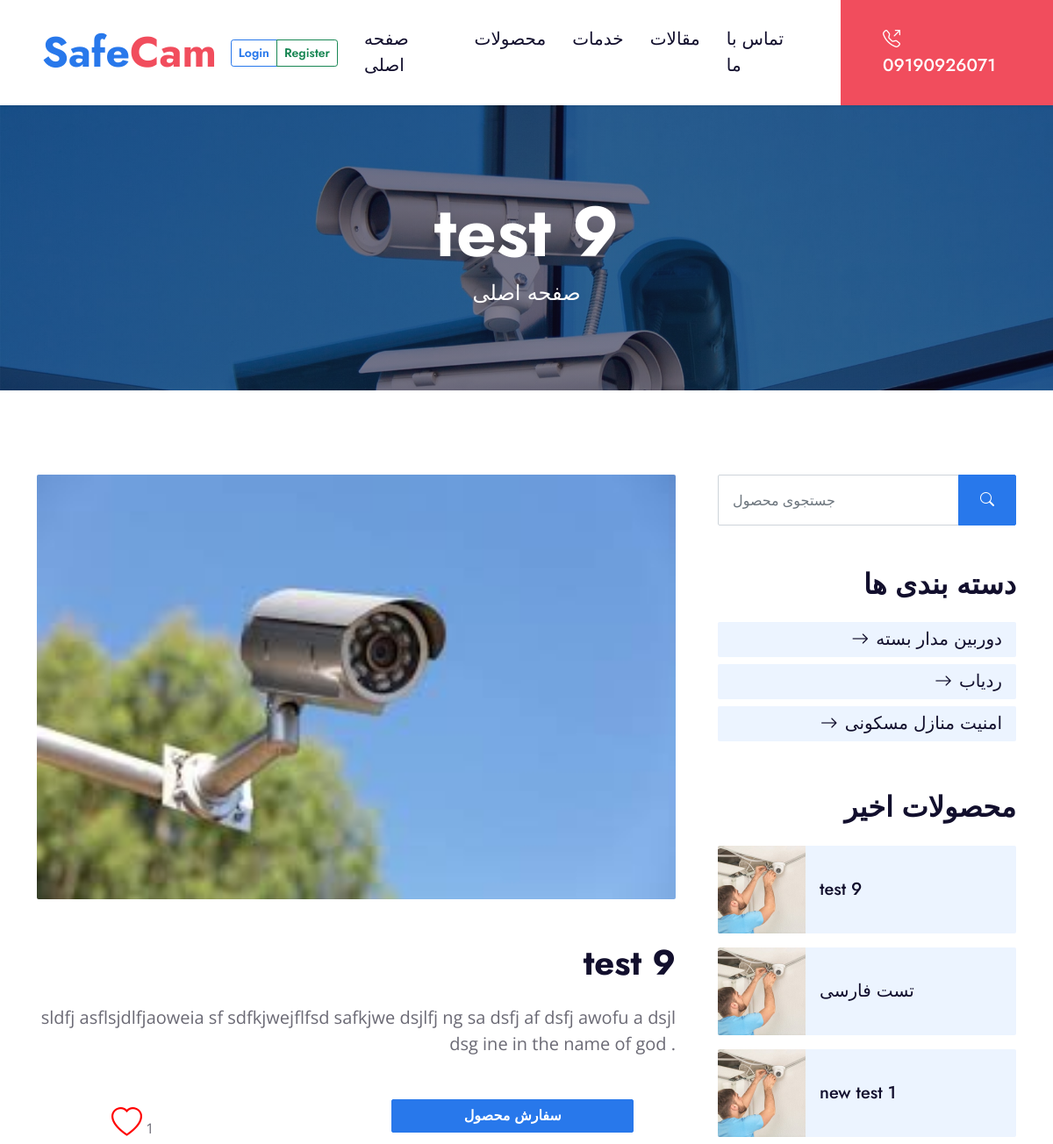
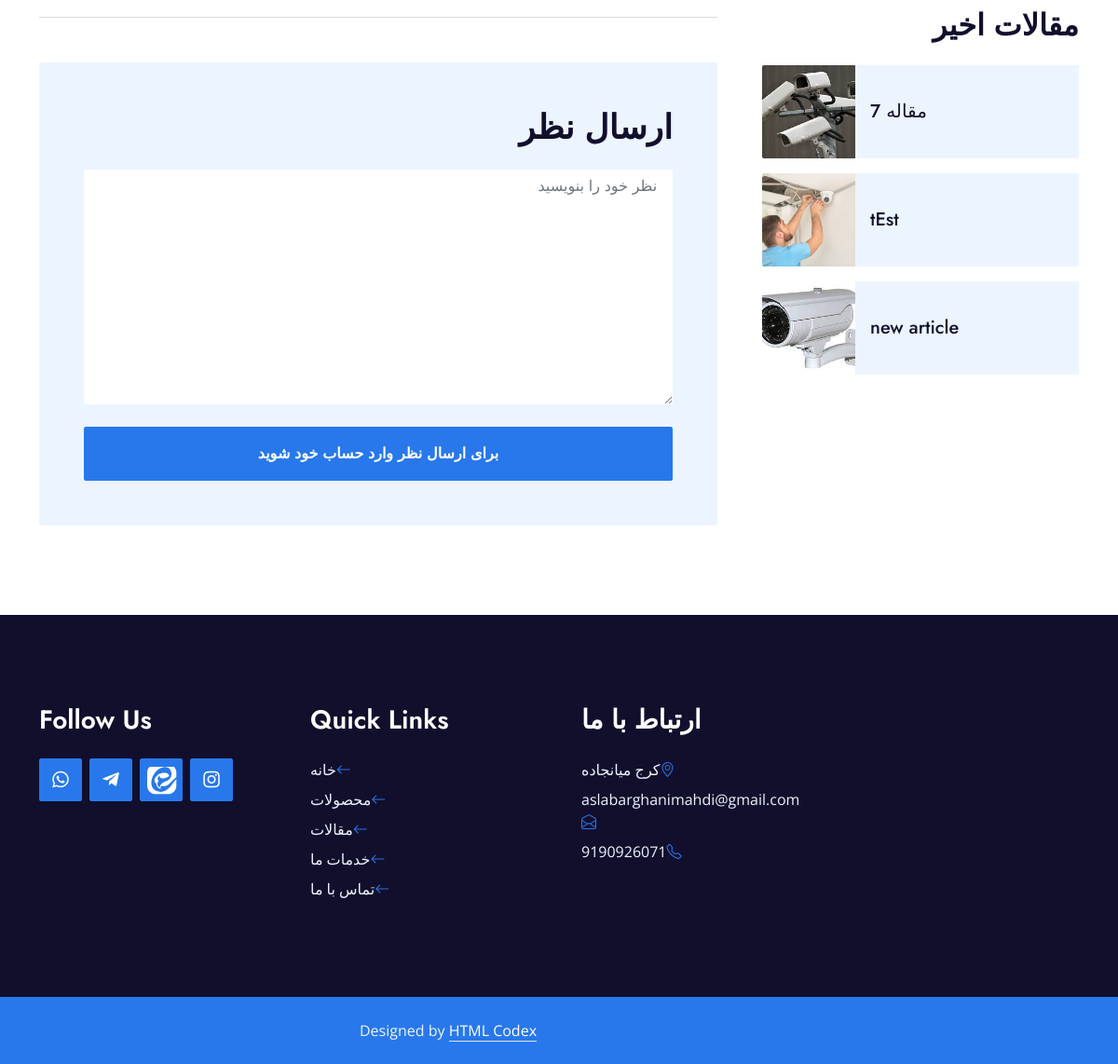
The page /products/detail/10 on the database its author committed (2 pictures, top to bottom).
### home/models.py (models this page shows)
class Footer(models.Model):
    phone_number = models.IntegerField(max_length=11)
    email = models.EmailField(blank=True, null=True)
    address = models.CharField(max_length=700, null=True, blank=True, help_text='میتواند خالی هم باشد ')
    instagram_username= models.CharField(max_length=200, help_text='آدرس دقیق پیج اینستاگرام')
    whatsapp_number = models.IntegerField(help_text='شماره دقیق واتساپ همراه 98 بدون صفر و + ! ')
    telegram_id = models.CharField(max_length=200, help_text='دقیق تلگرام ID ')
    eitaa_id = models.CharField(max_length=200, help_text='ایتا ID ')
    class Meta:
        verbose_name_plural = 'Fotter'

### product_services/models.py (models this page shows, shortened)
class Product(models.Model):
    types = (
        ('camera', 'camera'),
        ('alarm', 'alarm'),
        ('gps', 'gps'),
    )
    title = models.CharField(max_length=100, unique=True)
    type = models.CharField(max_length=20, choices=types, null=True)
    category = models.ManyToManyField(Category, related_name='products')
    preview = models.CharField(max_length=60, help_text='پیش نماش اطلاعات در کارت محصول')
    info = models.TextField(help_text='اطلاعات و توضیحات محصول')
    image = models.ImageField(upload_to='image/product')
    price = models.DecimalField(max_digits=9, decimal_places=0)
    add_time = models.DateField(auto_now_add=True)
    in_stock = models.BooleanField(default=True, help_text="در صورتی که محصول موجود نیست تیک برداشته شود")
    sells = models.IntegerField()
    class Meta:
        ordering = ('-add_time',)
    def get_absolute_url(self):
        return reverse("products:detail", kwargs={'id': self.id})

class Category(models.Model):
    title = models.CharField(max_length=100)

### article/models.py (models this page shows, shortened)
class Article(models.Model):
    title = models.CharField(max_length=100, unique=True)
    auther = models.ForeignKey(User, on_delete=models.SET_NULL, null=True)
    category = models.ManyToManyField(Category)
    body = models.TextField()
    image = models.ImageField(upload_to='image/article', null=True, blank=True)
    add_time = models.DateField(auto_now_add=True)
    class Meta:
        ordering = ('-add_time',)
    def get_absolute_url(self):
        return reverse('article:article_detail', kwargs={'id': self.id})

### product_services/views.py (the view, shortened to what this page needs)
# urls.py: path('detail/<int:id>', views.ProductDetailView.as_view(), name="detail"),
class ProductDetailView(FormMixin, DetailView):
    model = models.Product
    form_class = forms.CommentForm
    template_name = 'product_services/detail.html'
    pk_url_kwarg = 'id'
    def get_context_data(self, **kwargs):
        context = super().get_context_data(**kwargs)
        context['form'] = forms.CommentForm
        context['phone'] = Footer.objects.first().phone_number
        context['categories'] = models.Category.objects.all()
        if self.request.user.is_authenticated:
            if self.request.user.likes.filter(product_id=self.object.id).exists():
                context['is_liked'] = True
            else:
                context['is_liked'] = False
        return context

### product_services/templates/product_services/detail.html (shortened to what this page needs)
{% extends 'base.html' %}
{% load static %}
{% block content %}
    <div class="container-fluid bg-primary p-5 hero-header mb-5">
        <div class="row py-5">
            <div class="col-12 text-center">
                <h1 class="display-1 text-white animated zoomIn">{{ product.title }}</h1>
                <a class="h4 text-white" href={% url 'home_app:home' %}> صفحه اصلی </a>
            </div>
        </div>
    </div>
    <div class="container py-5 wow fadeInUp" data-wow-delay="0.1s" align="right">
        <div class="row g-5">
            <div class="col-lg-8">
                <div class="mb-5">
                    {% if product.image %}
                        <img class="img-fluid w-100 rounded mb-5" src={{ product.image.url }} alt={{ product.title }}>
                    {% else %}
                        <img class="img-fluid w-100 rounded mb-5"
                             src={% static "img/blog-2.jpg" %} alt={{ product.title }}>
                    {% endif %}
                    <h1 class="mb-4">{{ product.title }}</h1>
                    <p class="text-xl">{{ product.info }}</p>
                </div>
                <div class="container">
                    <div class="row justify-content-between">
                        <div class="col-2 ">
                            {% if request.user.is_authenticated %}
                                {% if is_liked %}
                                    <a><i onclick="like({{ product.id }})" id="heart"
                                          style="font-size: 35px; color: red; "
                                          class="bi bi-heart-fill "></i>
                                    </a><span id="count">{{ product.likes.all.count }}</span>
                                {% else %}
                                    <a onclick="like({{ product.id }})"><i id="heart"
                                                                           style="font-size: 35px; color: red; "
                                                                           class="bi bi-heart  "></i>
                                    </a><span id="count">{{ product.likes.all.count }}</span>
                                {% endif %}
                            {% else %}
                                <a href="{% url 'account:register' %}"><i id="heart"
                                                                          style="font-size: 35px; color: red; "
                                                                          class="bi bi-heart  "></i>
                                </a><span id="count">{{ product.likes.all.count }}</span>
                            {% endif %}
                        </div>
                        <div class="col-8  ">
                            <button type="button" class="btn btn-primary col-12 col-md-8" data-bs-toggle="modal"
                                    data-bs-target="#exampleModal">
                                سفارش محصول
                            </button>
                        </div>
                    </div>
                </div>
                <hr>
                <div class="bg-light rounded p-5">
                    <h2 class="mb-4 text-4xl" style="text-align: right ">ارسال نظر</h2>
                    <form method="post">
                        <div class="row g-3">
                            <div class="col-12">
                                {{ form.text }}
                            </div>
                            {% if request.user.is_authenticated %}
                                <div class="col-12">
                                    <button class="btn btn-primary w-100 py-3" type="submit">Leave Your Comment</button>
                                </div>
                            {% else %}
                                <div class="col-12">
                                    <a class="btn btn-primary w-100 py-3" href="{% url "account:register" %}" >برای ارسال نظر وارد حساب خود شوید</a>
                                </div>
                            {% endif %}
                        </div>
                    </form>
                </div>
            </div>
            {% include 'include/sidebar.html' %}
        </div>
    </div>
{% endblock %}

### templates/base.html (shortened to what this page needs)
{% load static %}
<!DOCTYPE html>
<html lang="en">
<head>
    <link href="https://cdnjs.cloudflare.com/ajax/libs/font-awesome/5.10.0/css/all.min.css" rel="stylesheet">
    <link href="https://cdn.jsdelivr.net/npm/bootstrap-icons@1.4.1/font/bootstrap-icons.css" rel="stylesheet">
    <link href="{% static 'lib/flaticon/font/flaticon.css' %}" rel="stylesheet">
    <link href="{% static 'lib/owlcarousel/assets/owl.carousel.min.css' %}" rel="stylesheet">
    <link href="{% static 'lib/animate/animate.min.css' %}" rel="stylesheet">
    <link href="https://unpkg.com/tailwindcss@^1.0/dist/tailwind.min.css" rel="stylesheet">
    <link href="{% static 'css/bootstrap.min.css' %}" rel="stylesheet">
    <link href="{% static 'css/style.css' %}" rel="stylesheet">
</head>
<body>
<nav class="navbar navbar-expand-lg bg-white navbar-light shadow-sm py-3 py-lg-0 px-3 px-lg-0">
    <a href="{% url 'home_app:home' %}" class="navbar-brand ms-lg-5">
        <h1 class="display-5 m-0 text-primary">Safe<span class="text-secondary">Cam</span></h1>
    </a>
    {% if request.user.is_authenticated %}
        <div class="card border-0 bg-transparent">
            <div class="row g-2 align-items-center">
                <div class="col-auto">
                    <img src="{% static 'img/user.png' %}" alt="Profile Picture" class="rounded-circle"
                         style="width: 3rem;">
                </div>
                <div class="col">
                    <h5 class="m-0">{{ request.user.username }}</h5>
                    <a  class="btn btn-danger btn-sm  rounded-xl  " href="{% url "account:logout" %}">Logout</a>
                </div>
            </div>
        </div>
    {% else %}
        <div class="btn-group">
            <a href="{% url 'account:login' %}" class="btn btn-outline-primary btn-sm">Login</a>
            <a href="{% url 'account:register' %}" class="btn btn-outline-success btn-sm">Register</a>
        </div>
    {% endif %}
    <div class="collapse navbar-collapse" id="navbarCollapse">
        <div class="navbar-nav ms-auto py-0">
            <a href="{% url 'home_app:home' %}"
               class="nav-item nav-link {% if request.resolver_match.url_name == 'home' %}active{% endif %}">صفحه
                اصلی</a>
            <a href="{% url 'products:products_list' %}"
               class="nav-item nav-link  {% if request.resolver_match.url_name == 'products_list' %}active{% endif %}">محصولات</a>
            <a href="{% url 'products:service' %}"
               class="nav-item nav-link  {% if request.resolver_match.url_name == 'service' %}active{% endif %}">خدمات</a>
            <a href="{% url 'article:articles_list' %}"
               class="nav-item nav-link  {% if request.resolver_match.url_name == 'articles_list' %}active{% endif %}">مقالات</a>
            <a href="{% url 'contactUs:contact' %}"
               class="nav-item nav-link {% if request.resolver_match.url_name == 'contact' %}active{% endif %}">تماس با
                ما</a>
            {% for i in footer %}
                <a href="tel:+98{{ i.phone_number }}"
                   class="nav-item nav-link nav-contact bg-secondary text-white px-5 ms-lg-5"><i
                        class="bi bi-telephone-outbound me-2"></i>0{{ i.phone_number }}</a>
                </div>
                </div>
                </nav>
                {% block content %}
                {% endblock %}
                <div class="container-fluid bg-dark text-light mt-5 py-5 wow fadeInUp" data-wow-delay="0.1s">
                <div class="container pt-5">
                <div class="row g-5">
                <div class="col-lg-3 col-md-6">
                    <h3 class="text-white mb-4">Follow Us</h3>
                    <div class="d-flex">
                        <a class="btn btn-lg btn-primary btn-lg-square rounded me-2"
                           href="https://wa.me/{{ i.whatsapp_number }}"><i
                                class="fab fa-whatsapp fw-normal"></i></a>
                        <a class="btn btn-lg btn-primary btn-lg-square rounded me-2"
                           href="https://t.me/{{ i.telegram_id }}"><i
                                class="fab fa-telegram-plane fw-normal"></i></a>
                        <a class="btn btn-lg btn-primary btn-lg-square rounded me-2"
                           href="https://eitaa.com/{{ i.eitaa_id }}">
                        </a>
                        <a class="btn btn-lg btn-primary btn-lg-square rounded"
                           href="https://instagram.com/{{ i.instagram_username }}"><i
                                class="fab fa-instagram fw-normal"></i></a>
                    </div>
                </div>
                <div class="col-lg-3 col-md-6">
                    <h3 class="text-white mb-4">Quick Links</h3>
                    <div class="d-flex flex-column justify-content-start">
                        <a class="text-light mb-2" href="{% url 'home_app:home' %}">خانه<i
                                class="bi bi-arrow-left text-primary me-2"></i></a>
                        <a class="text-light mb-2" href="{% url 'products:products_list' %}">محصولات<i
                                class="bi bi-arrow-left text-primary me-2"></i></a>
                        <a class="text-light mb-2" href="{% url 'article:articles_list' %}">مقالات<i
                                class="bi bi-arrow-left text-primary me-2"></i></a>
                        <a class="text-light mb-2" href="{% url 'products:service' %}">خدمات ما<i
                                class="bi bi-arrow-left text-primary me-2"></i></a>
                        <a class="text-light mb-2" href="">تماس با ما<i
                                class="bi bi-arrow-left text-primary me-2"></i></a>
                    </div>
                </div>
                <div class="col-lg-3 col-md-6">
                    <h3 class="text-white mb-4">ارتباط با ما</h3>
                    {% if i.address %}
                        <p class="mb-2">{{ i.address }}<i class="bi bi-geo-alt text-primary me-2"></i>
                        </p>{% endif %}
                    <p class="mb-2">{{ i.email }}<i class="bi bi-envelope-open text-primary me-2"></i></p>
                    <p class="mb-0">{{ i.phone_number }}<i class="bi bi-telephone text-primary me-2"></i></p>
                </div>
            {% endfor %}
            </div>
            </div>
            </div>
<div class="container-fluid bg-primary text-light py-4">
    <div class="container">
        <div class="row g-5">
            <div class="col-md-6 text-center text-md-end">
                <p class="mb-0">Designed by <a class="text-white border-bottom" href="https://htmlcodex.com">HTML
                    Codex</a></p>
            </div>
        </div>
    </div>
</div>
</body>
</html>

### templates/include/sidebar.html
{% load static %}
<div class="col-lg-4">
    <div class="mb-5">
        <form method="get" action="{% url 'products:search' %}">
            <div class="input-group">
                <input type="text" class="form-control p-3" placeholder="جستجوی محصول " name="search">
                <button class="btn btn-primary px-4"><i class="bi bi-search"></i></button>
            </div>
        </form>
    </div>
    <div class="mb-5">
        <h2 class="mb-4">دسته بندی ها</h2>
        <div class="d-flex flex-column justify-content-start">
            {% for category in all_categories_c %}
                <a class="h5 bg-light rounded py-2 px-3 mb-2" href="{% url 'products:category_list' category.id %}"><i
                        class="bi bi-arrow-right me-2"></i>{{ category.title }}</a>
            {% endfor %}
        </div>
    </div>
    <div class="mb-5">
        <h2 class="mb-4">محصولات اخیر</h2>
        {% for product in recent_products_c %}
            <div class="d-flex rounded overflow-hidden mb-3">
                <img class="img-fluid" src="{% static 'img/blog-1.jpg' %}"
                     style="width: 100px; height: 100px; object-fit: cover;" alt="">
                <a href="{{ product.get_absolute_url }}"
                   class="h5 d-flex align-items-center bg-light px-3 mb-0 w-75">{{ product.title }}
                </a>
            </div>
        {% endfor %}
        <h2 class="mb-4">مقالات اخیر</h2>
        {% for article in recent_articles_c %}
            <div class="d-flex rounded overflow-hidden mb-3">
                {% if article.image %}
                    <img class="img-fluid" src="{{ article.image.url }}"
                         style="width: 100px; height: 100px; object-fit: cover;" alt="">
                {% else %}
                    <img class="img-fluid" src="{% static 'img/blog-1.jpg' %}"
                         style="width: 100px; height: 100px; object-fit: cover;" alt="">
                {% endif %}
                <a href="{{ article.get_absolute_url }}"
                   class="h5 d-flex align-items-center bg-light px-3 mb-0 w-75">{{ article.title }}
                </a>
            </div>
        {% endfor %}
    </div>
</div>

### rows shown on the page
Footer: phone_number "9190926071", image (picture), address "کرج میانجاده", email "aslabarghanimahdi@gmail.com"
Product: title "test 9", info "sldfj asflsjdlfjaoweia sf sdfkjwejflfsd safkjwe dsjlfj ng sa dsfj af dsfj awofu a dsjl dsg ine in the name of god .", likes.all.count "1"
Category: title "دوربین مدار بسته"
Category: title "ردیاب"
Category: title "امنیت منازل مسکونی"
Product: title "تست فارسی"
Product: title "new test 1"
Article: image (picture), title "مقاله 7"
Article: title "tEst"
Article: image (picture), title "new article"
